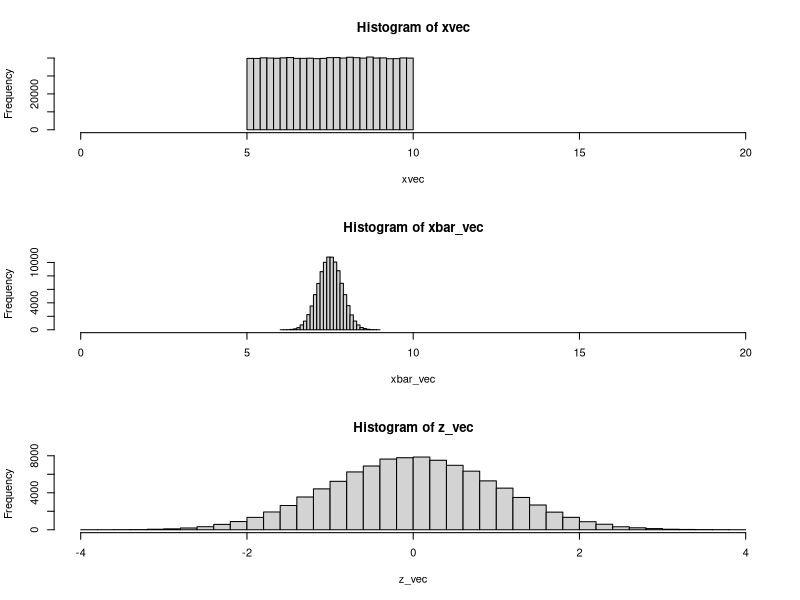
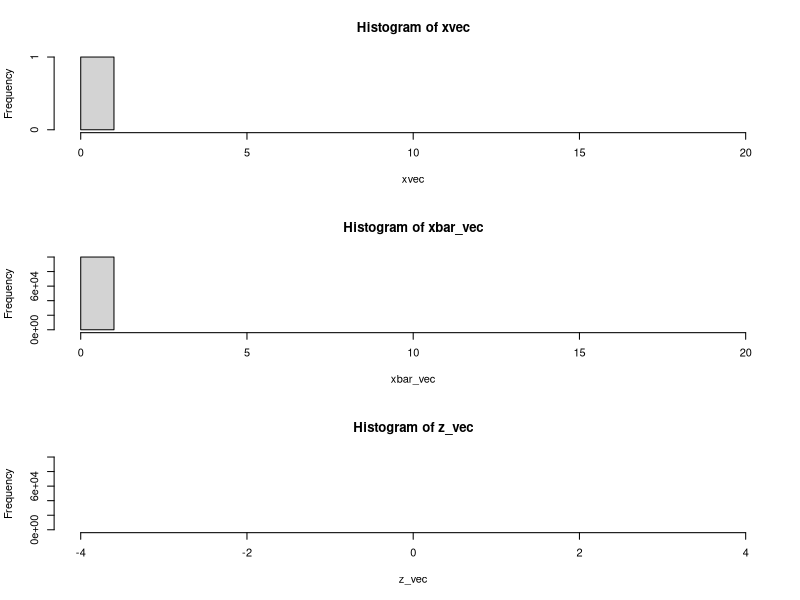

Reproduce these figures in R, in order.
##########CLT_uniform distribution###########
a=5
b=10
mu=(1/2)*(a+b)
sigma1=(1/12)*(b-a)^2
sigma=sqrt(sigma1)
xbar_vec=c()# empty vector
n=16#samplesize
z_vec=c()
for(i in 1:100000){
  x=runif(n,a,b)
  xbar=mean(x)
  xbar_vec=c(xbar_vec,xbar)
  z=(xbar-mu)/(sigma/sqrt(n))
  z_vec=c(z_vec,z)
}
xvec=runif(1000000,a,b)
print(xbar_vec)
print(z_vec)
par(mfrow=c(3,1))
hist(xvec, breaks = 30,xlim = c(0,20))
hist(xbar_vec,breaks = 30,xlim = c(0,20))
hist(z_vec,breaks = 30,xlim = c(-4,4))
print(sd(xvec))
print(mean(xbar_vec))
print(sd(xbar_vec))
##poission distribution from ctl## home work
a=5
b=10
mu=(1/2)*(a+b)
sigma1=(1/12)*(b-a)^2
sigma=sqrt(sigma1)
xbar_vec=c()# empty vector
n=16#samplesize
z_vec=c()
for(i in 1:100000){
  x=ppois(n,a,b)
  xbar=mean(x)
  xbar_vec=c(xbar_vec,xbar)
  z=(xbar-mu)/(sigma/sqrt(n))
  z_vec=c(z_vec,z)
}
xvec=ppois(1000000,a,b)
print(xbar_vec)
print(z_vec)
par(mfrow=c(3,1))
hist(xvec, breaks = 30,xlim = c(0,20))
hist(xbar_vec,breaks = 30,xlim = c(0,20))
hist(z_vec,breaks = 30,xlim = c(-4,4))
print(sd(xvec))
print(mean(xbar_vec))
print(sd(xbar_vec))

